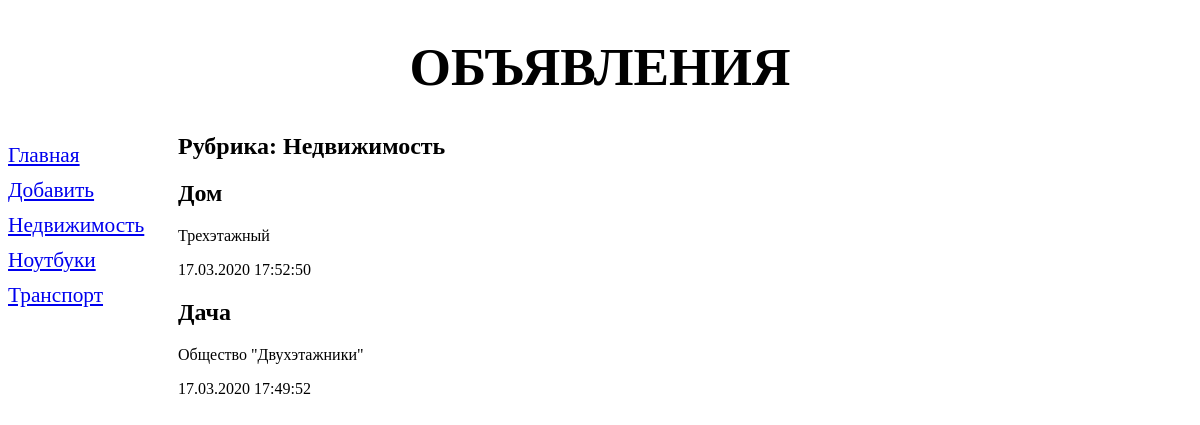
Screenshot of /bboard/1/ with the database file from the repository.
### bboard/models.py (models this page shows, shortened)
class Rubric(models.Model):
	name = models.CharField(max_length=20,db_index=True,verbose_name='Название')
	class Meta:
		verbose_name_plural = 'Рубрики'
		verbose_name = 'Рубрика'
		ordering = ['name']

class Bb(models.Model):
	title = models.CharField(max_length=50,verbose_name='Товар')
	content = models.TextField(null=True,blank=True,verbose_name='Описание')
	price = models.FloatField(null=True,blank=True,verbose_name='Цена')
	published = models.DateTimeField(auto_now_add=True,db_index=True,verbose_name='Опубликовано')
	rubric = models.ForeignKey('Rubric',null = True,
		on_delete=models.PROTECT, verbose_name='Рубрика')
	class Meta:
		verbose_name_plural = "Объявления"
		verbose_name = "Объявление"
		ordering = ['-published']

### bboard/views.py (the view)
# urls.py: path('<int:rubric_id>/',by_rubric,name='by_rubric'),
def by_rubric(request,rubric_id):
	bbs = Bb.objects.filter(rubric = rubric_id)
	rubrics = Rubric.objects.all()
	current_rubric = Rubric.objects.get(pk=rubric_id)
	context = {'bbs':bbs , 'rubrics':rubrics,
	'current_rubric':current_rubric}
	return render(request,'bboard/by_rubric.html',context)

### bboard/templates/bboard/by_rubric.html (shortened to what this page needs)
{% extends "layout/basic.html" %}
{% block content %}
<h2> Рубрика: {{ current_rubric.name}} </h2>
{% for bb in bbs %}
<div>
	<h2>{{ bb.title }}</h2>
	<p>{{ bb.content }}</p>
	<p>{{ bb.published|date:"d.m.Y H:i:s" }}</p>
</div>
{% endfor %}
{% endblock %}

### bboard/templates/layout/basic.html (shortened to what this page needs)
{% load static %}
<!DOCTYPE html>
<html>
<head>
</head>
<body>
	<header>
		<h1>Объявления</h1>
	</header>
	<nav>
		<a href="/bboard">Главная</a>
		<a href="{% url 'add' %}">Добавить</a>
		{% for rubric in rubrics %}
		<a href="{% url 'by_rubric' rubric.pk%}">{{ rubric.name }}</a>
		{% endfor %}
	</nav>
	<section>
		{% block content %}
		{% endblock %}
	</section>
</body>
</html>

### bboard/templates/layout/basic.html (style rules this page uses)
header h1 { font-size: 40pt; text-transform: uppercase; text-align: center; }
nav { font-size: 16pt; width: 150px; float: left; }
nav a { display: block; margin: 10px 0px; }
section { margin-left: 170px; }

### rows the page displays
Rubric: name "Недвижимость"
Rubric: name "Ноутбуки"
Rubric: name "Транспорт"
Bb: title "Дом", content "Трехэтажный", published "17.03.2020 17:52:50"
Bb: title "Дача", content "Общество \"Двухэтажники\"", published "17.03.2020 17:49:52"
